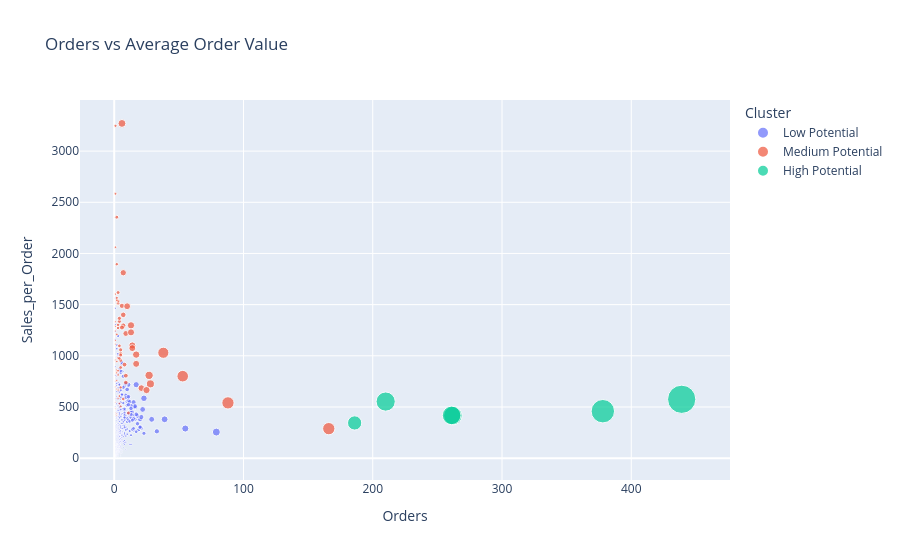

The notebook cell saved with this chart:
### Code cell
fig = px.scatter(
    city_summary,
    x="Orders",
    y="Sales_per_Order",
    size="Total_Sales",
    color="Cluster",
    hover_name="city",
    title="Orders vs Average Order Value"
)

fig.show()

### Figure 1 — Plotly figure (JSON) as saved in the notebook; plotly's stock layout.template omitted (floating-point values rounded to 4 significant figures; data arrays with more than 128 entries replaced by an {"elided": "..."} marker saying what was removed)
{"data": [{"hovertemplate": "<b>%{hovertext}</b><br><br>Cluster=Low Potential<br>Orders=%{x}<br>Sales_per_Order=%{y}<br>Total_Sales=%{marker.size}<extra></extra>", "hovertext": {"elided": "513 str values"}, "legendgroup": "Low Potential", "marker": {"color": "#636efa", "size": {"elided": "513 float values"}, "sizemode": "area", "sizeref": 631.2, "symbol": "circle"}, "mode": "markers", "name": "Low Potential", "orientation": "v", "showlegend": true, "type": "scatter", "x": {"elided": "513 int values"}, "xaxis": "x", "y": {"elided": "513 float values"}, "yaxis": "y"}, {"hovertemplate": "<b>%{hovertext}</b><br><br>Cluster=Medium Potential<br>Orders=%{x}<br>Sales_per_Order=%{y}<br>Total_Sales=%{marker.size}<extra></extra>", "hovertext": ["Appleton", "Arlington", "Atlanta", "Bellingham", "Beverly", "Broken Arrow", "Buffalo", "Buffalo Grove", "Burbank", "Burlington", "Burlington", "Cheyenne", "Chicago", "Columbia", "Concord", "Des Moines", "Detroit", "Dover", "Dubuque", "Edmond", "El Cajon", "Evanston", "Florence", "Florence", "Fort Lauderdale", "Franklin", "Great Falls", "Greenwood", "Gresham", "Harrisonburg", "Henderson", "Henderson", "Huntington Beach", "Independence", "Jackson", "Jacksonville", "Jamestown", "Kenosha", "Kissimmee", "Lafayette", "Lakewood", "Lehi", "Madison", "Marietta", "Midland", "Minneapolis", "Missoula", "Mobile", "Morristown", "Mount Pleasant", "Murrieta", "Muskogee", "Newark", "Noblesville", "Norman", "North Las Vegas", "Parma", "Providence", "Renton", "Richardson", "Rio Rancho", "Roswell", "Round Rock", "Sacramento", "Saint Cloud", "Saint Peters", "San Antonio", "San Diego", "San Gabriel", "Santa Barbara", "Sparks", "Springfield", "Springfield", "Tallahassee", "Torrance", "Twin Falls", "Vacaville", "Warwick", "Watertown", "Whittier", "Yonkers"], "legendgroup": "Medium Potential", "marker": {"color": "#EF553B", "size": [1671.0, 14370.0, 17200.0, 3790.0, 2583.0, 2440.0, 9063.0, 831.4, 3247.0, 12680.0, 8929.0, 1603.0, 47820.0, 10960.0, 5112.0, 3454.0, 42450.0, 4429.0, 1687.0, 959.5, 865.6, 1754.0, 1997.0, 4542.0, 4855.0, 4774.0, 4606.0, 1665.0, 2133.0, 4389.0, 15660.0, 1888.0, 2528.0, 2417.0, 15420.0, 39130.0, 4709.0, 3907.0, 752.0, 19620.0, 14840.0, 1517.0, 5347.0, 2939.0, 5292.0, 16870.0, 488.0, 5463.0, 5033.0, 545.9, 484.6, 1722.0, 20320.0, 3091.0, 1351.0, 9801.0, 3816.0, 15980.0, 1243.0, 1288.0, 1114.0, 6652.0, 4854.0, 7311.0, 1332.0, 697.2, 21840.0, 47520.0, 2061.0, 3896.0, 2562.0, 15050.0, 16630.0, 7251.0, 3132.0, 1149.0, 423.3, 2427.0, 4045.0, 444.8, 7658.0], "sizemode": "area", "sizeref": 631.2, "symbol": "circle"}, "mode": "markers", "name": "Medium Potential", "orientation": "v", "showlegend": true, "type": "scatter", "x": [2, 21, 17, 2, 1, 3, 7, 2, 1, 7, 6, 1, 166, 9, 5, 5, 53, 5, 2, 1, 2, 3, 3, 3, 11, 5, 3, 2, 4, 4, 17, 2, 5, 2, 14, 38, 2, 3, 1, 6, 10, 2, 4, 3, 5, 13, 1, 4, 5, 1, 1, 2, 28, 2, 2, 7, 3, 13, 1, 1, 1, 9, 3, 8, 1, 1, 27, 88, 1, 4, 3, 14, 25, 9, 2, 1, 1, 4, 7, 1, 6], "xaxis": "x", "y": [835.7, 684.1, 1012.0, 1895.0, 2583.0, 813.2, 1295.0, 415.7, 3247.0, 1812.0, 1488.0, 1603.0, 288.1, 1218.0, 1022.0, 690.9, 800.9, 885.8, 843.6, 959.5, 432.8, 584.6, 665.8, 1514.0, 441.4, 954.9, 1535.0, 832.5, 533.4, 1097.0, 921.2, 944.0, 505.6, 1209.0, 1101.0, 1030.0, 2354.0, 1302.0, 752.0, 3271.0, 1484.0, 758.4, 1337.0, 979.5, 1058.0, 1298.0, 488.0, 1366.0, 1007.0, 545.9, 484.6, 860.9, 725.7, 1546.0, 675.7, 1400.0, 1272.0, 1229.0, 1243.0, 1288.0, 1114.0, 739.1, 1618.0, 913.9, 1332.0, 697.2, 809.0, 540.0, 2061.0, 974.0, 854.0, 1075.0, 665.1, 805.6, 1566.0, 1149.0, 423.3, 606.7, 577.9, 444.8, 1276.0], "yaxis": "y"}, {"hovertemplate": "<b>%{hovertext}</b><br><br>Cluster=High Potential<br>Orders=%{x}<br>Sales_per_Order=%{y}<br>Total_Sales=%{marker.size}<extra></extra>", "hovertext": ["Houston", "Los Angeles", "New York City", "Philadelphia", "San Francisco", "Seattle"], "legendgroup": "High Potential", "marker": {"color": "#00cc96", "size": [63960.0, 173400.0, 252500.0, 108800.0, 109000.0, 116100.0], "sizemode": "area", "sizeref": 631.2, "symbol": "circle"}, "mode": "markers", "name": "High Potential", "orientation": "v", "showlegend": true, "type": "scatter", "x": [186, 378, 439, 262, 261, 210], "xaxis": "x", "y": [343.9, 458.8, 575.1, 415.4, 417.8, 552.9], "yaxis": "y"}], "layout": {"legend": {"itemsizing": "constant", "title": {"text": "Cluster"}, "tracegroupgap": 0}, "title": {"text": "Orders vs Average Order Value"}, "xaxis": {"anchor": "y", "domain": [0, 1], "title": {"text": "Orders"}}, "yaxis": {"anchor": "x", "domain": [0, 1], "title": {"text": "Sales_per_Order"}}}}
